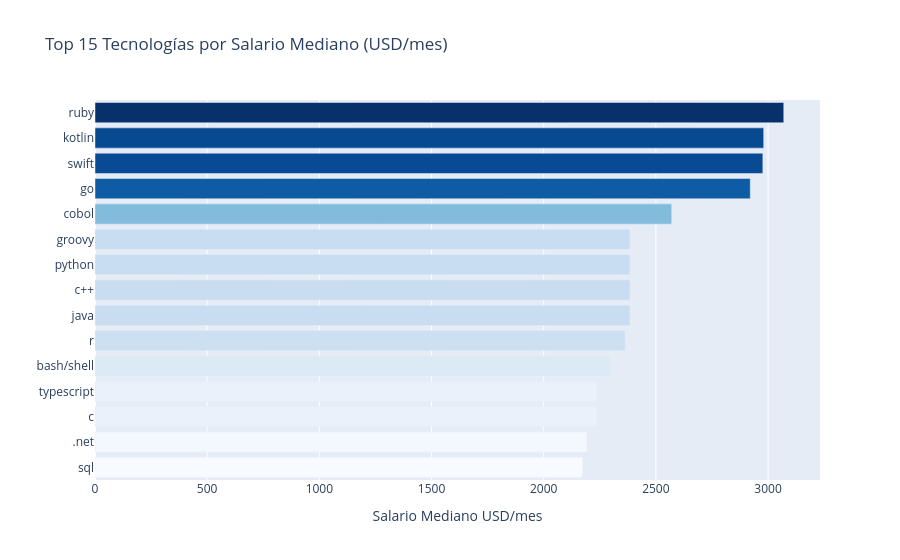

The notebook cell saved with this chart:
### Code cell
# Para cada profesional, expandimos sus tecnologías y le asignamos su salario
df_tech = df[['tecnologias', 'salario_usd_mensual']].copy()
df_tech = df_tech.dropna(subset=['tecnologias'])
df_tech['tecnologia'] = df_tech['tecnologias'].str.lower().str.split(',')
df_tech = df_tech.explode('tecnologia')
df_tech['tecnologia'] = df_tech['tecnologia'].str.strip()

# Filtrar tecnologías con al menos 30 respuestas para que sea representativo
conteo = df_tech['tecnologia'].value_counts()
techs_validas = conteo[conteo >= 30].index

salario_por_tech = df_tech[df_tech['tecnologia'].isin(techs_validas)].groupby('tecnologia')['salario_usd_mensual'].median().reset_index()
salario_por_tech.columns = ['tecnologia', 'salario_mediano_usd']
salario_por_tech = salario_por_tech.sort_values('salario_mediano_usd', ascending=True).tail(15)

fig = px.bar(
    salario_por_tech,
    x='salario_mediano_usd',
    y='tecnologia',
    orientation='h',
    title='Top 15 Tecnologías por Salario Mediano (USD/mes)',
    labels={'salario_mediano_usd': 'Salario Mediano USD/mes', 'tecnologia': ''},
    color='salario_mediano_usd',
    color_continuous_scale='Blues'
)
fig.update_layout(coloraxis_showscale=False)
fig.show()

### Figure 1 — Plotly figure (JSON) as saved in the notebook; plotly's stock layout.template omitted (floating-point values rounded to 4 significant figures)
{"data": [{"hovertemplate": "Salario Mediano USD/mes=%{marker.color}<br>=%{y}<extra></extra>", "legendgroup": "", "marker": {"color": [2174.0, 2193.0, 2235.0, 2235.0, 2295.0, 2363.0, 2385.0, 2385.0, 2385.0, 2385.0, 2571.0, 2921.0, 2977.0, 2981.0, 3070.0], "coloraxis": "coloraxis", "pattern": {"shape": ""}}, "name": "", "orientation": "h", "showlegend": false, "textposition": "auto", "type": "bar", "x": [2174.0, 2193.0, 2235.0, 2235.0, 2295.0, 2363.0, 2385.0, 2385.0, 2385.0, 2385.0, 2571.0, 2921.0, 2977.0, 2981.0, 3070.0], "xaxis": "x", "y": ["sql", ".net", "c", "typescript", "bash/shell", "r", "java", "c++", "python", "groovy", "cobol", "go", "swift", "kotlin", "ruby"], "yaxis": "y"}], "layout": {"barmode": "relative", "coloraxis": {"colorbar": {"title": {"text": "Salario Mediano USD/mes"}}, "colorscale": [[0, "rgb(247,251,255)"], [0.125, "rgb(222,235,247)"], [0.25, "rgb(198,219,239)"], [0.375, "rgb(158,202,225)"], [0.5, "rgb(107,174,214)"], [0.625, "rgb(66,146,198)"], [0.75, "rgb(33,113,181)"], [0.875, "rgb(8,81,156)"], [1, "rgb(8,48,107)"]], "showscale": false}, "legend": {"tracegroupgap": 0}, "title": {"text": "Top 15 Tecnologías por Salario Mediano (USD/mes)"}, "xaxis": {"anchor": "y", "domain": [0, 1], "title": {"text": "Salario Mediano USD/mes"}}, "yaxis": {"anchor": "x", "domain": [0, 1], "title": {"text": ""}}}}
